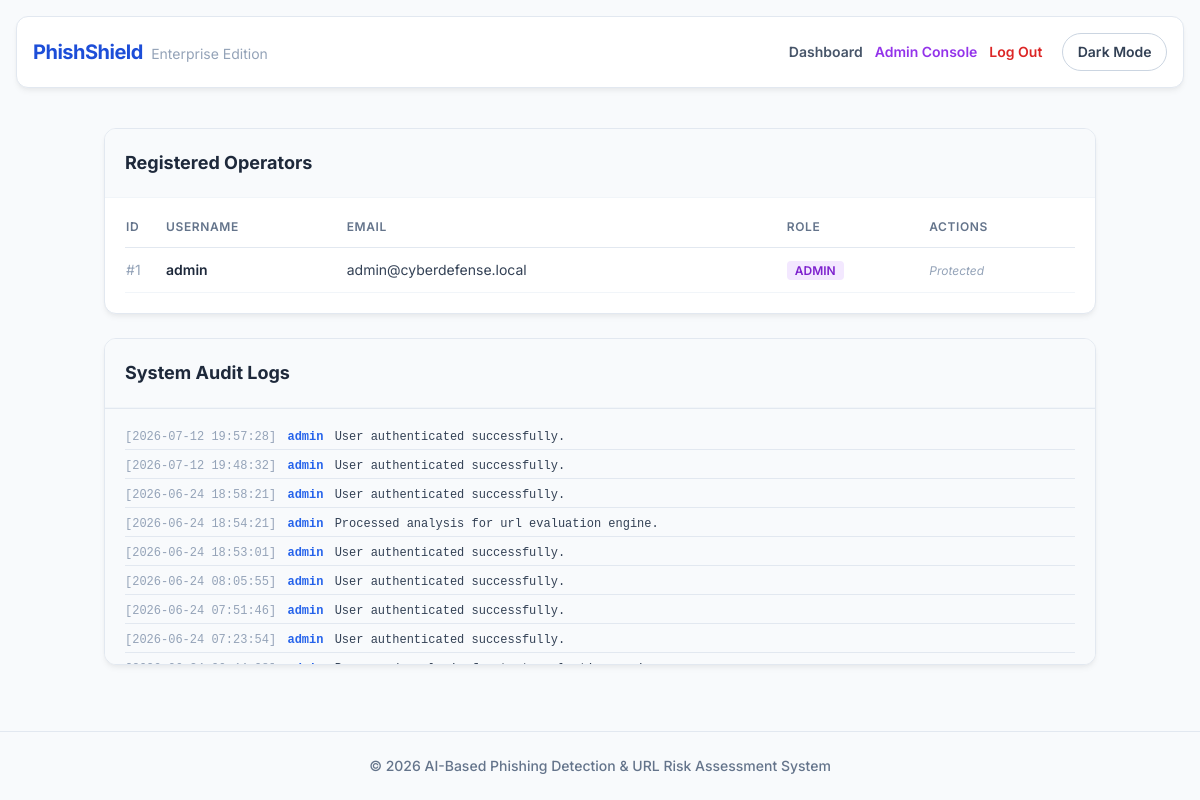
The page /admin (signed in) on the database as committed earlier.
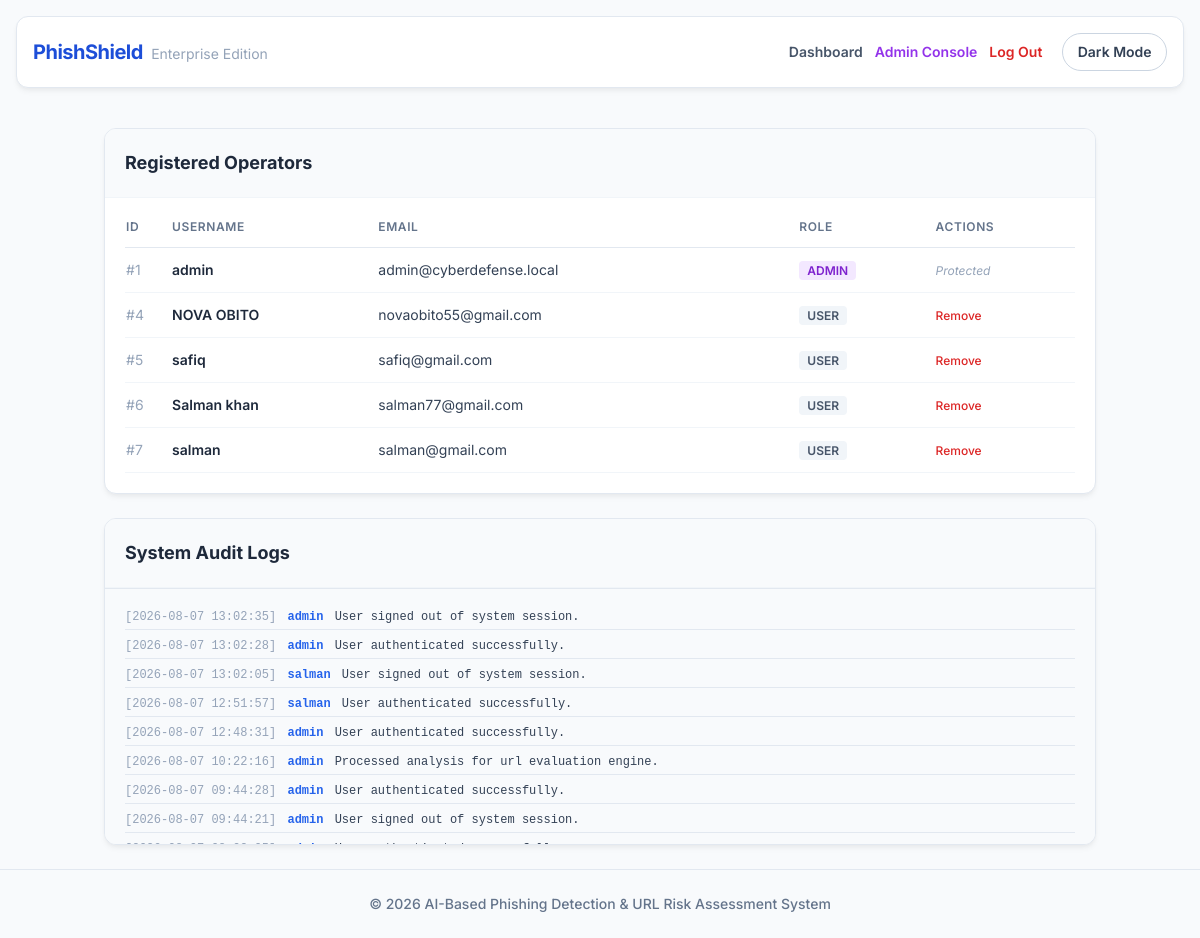
The same page on the database as committed later.
### tables this page shows
CREATE TABLE users (
            id INTEGER PRIMARY KEY AUTOINCREMENT,
            username TEXT UNIQUE NOT NULL,
            email TEXT UNIQUE NOT NULL,
            password TEXT NOT NULL,
            role TEXT DEFAULT 'user'
        );

CREATE TABLE logs (
            id INTEGER PRIMARY KEY AUTOINCREMENT,
            user_id INTEGER,
            action TEXT,
            timestamp DATETIME DEFAULT CURRENT_TIMESTAMP
        );

### app.py (the view)
@app.route('/admin')
def admin_panel():
    if 'role' not in session or session['role'] != 'admin':
        return "Access Violation. Privileged personnel authorization vector required.", 403
    conn = sqlite3.connect(DB_PATH)
    c = conn.cursor()
    c.execute("SELECT id, username, email, role FROM users")
    all_users = c.fetchall()
    c.execute('''
        SELECT logs.id, users.username, logs.action, logs.timestamp
        FROM logs LEFT JOIN users ON logs.user_id = users.id
        ORDER BY logs.timestamp DESC LIMIT 50
    ''')
    system_logs = c.fetchall()
    conn.close()
    return render_template('admin.html', users=all_users, logs=system_logs)

### templates/admin.html
{% extends 'layout.html' %}
{% block content %}
<div class="space-y-6">
    <div class="card p-0 overflow-hidden">
        <div class="p-5 border-b border-slate-100 bg-slate-50">
            <h2 class="text-lg font-bold text-slate-800">Registered Operators</h2>
        </div>
        <div class="p-5">
            <table class="w-full text-left text-sm">
                <thead>
                    <tr class="text-slate-500 uppercase text-xs tracking-wider border-b border-slate-200">
                        <th class="pb-3 font-semibold">ID</th>
                        <th class="pb-3 font-semibold">Username</th>
                        <th class="pb-3 font-semibold">Email</th>
                        <th class="pb-3 font-semibold">Role</th>
                        <th class="pb-3 font-semibold">Actions</th>
                    </tr>
                </thead>
                <tbody class="text-slate-700">
                    {% for user in users %}
                    <tr class="border-b border-slate-100">
                        <td class="py-3 text-slate-400">#{{ user[0] }}</td>
                        <td class="py-3 font-semibold text-slate-800">{{ user[1] }}</td>
                        <td class="py-3">{{ user[2] }}</td>
                        <td class="py-3">
                            <span class="px-2 py-0.5 rounded text-xs font-semibold {% if user[3] == 'admin' %}bg-purple-100 text-purple-700{% else %}bg-slate-100 text-slate-600{% endif %}">
                                {{ user[3] | upper }}
                            </span>
                        </td>
                        <td class="py-3">
                            {% if user[3] != 'admin' %}
                            <a href="{{ url_for('delete_user', user_id=user[0]) }}" class="text-red-600 hover:text-red-800 font-medium text-xs">Remove</a>
                            {% else %}
                            <span class="text-slate-400 text-xs italic">Protected</span>
                            {% endif %}
                        </td>
                    </tr>
                    {% endfor %}
                </tbody>
            </table>
        </div>
    </div>
    <div class="card p-0 overflow-hidden">
        <div class="p-5 border-b border-slate-100 bg-slate-50">
            <h2 class="text-lg font-bold text-slate-800">System Audit Logs</h2>
        </div>
        <div class="p-5 bg-slate-50 h-64 overflow-y-auto font-mono text-xs text-slate-600 space-y-2 border-t border-slate-200">
            {% for log in logs %}
            <div class="border-b border-slate-200 pb-1">
                <span class="text-slate-400">[{{ log[3] }}]</span>
                <span class="text-blue-600 font-semibold mx-1">{{ log[1] or "SYSTEM" }}</span>
                <span class="text-slate-700">{{ log[2] }}</span>
            </div>
            {% endfor %}
        </div>
    </div>
</div>
{% endblock %}

Rows that differ between the two databases and show on the page:
no longer on this page (row unchanged): logs: timestamp "2026-07-12 19:57:28", username "admin", action "User authenticated successfully."
no longer on this page (row unchanged): logs: timestamp "2026-07-12 19:48:32", username "admin", action "User authenticated successfully."
no longer on this page (row unchanged): logs: timestamp "2026-06-24 18:58:21", username "admin", action "User authenticated successfully."
no longer on this page (row unchanged): logs: timestamp "2026-06-24 18:54:21", username "admin", action "Processed analysis for url evaluation engine."
no longer on this page (row unchanged): logs: timestamp "2026-06-24 18:53:01", username "admin", action "User authenticated successfully."
no longer on this page (row unchanged): logs: timestamp "2026-06-24 08:05:55", username "admin", action "User authenticated successfully."
no longer on this page (row unchanged): logs: timestamp "2026-06-24 07:51:46", username "admin", action "User authenticated successfully."
no longer on this page (row unchanged): logs: timestamp "2026-06-24 07:23:54", username "admin", action "User authenticated successfully."
added users: id "4", username "NOVA OBITO", email "novaobito55@gmail.com", role "USER"
added users: id "5", username "safiq", email "safiq@gmail.com", role "USER"
added users: id "6", username "Salman khan", email "salman77@gmail.com", role "USER"
added users: id "7", username "salman", email "salman@gmail.com", role "USER"
added logs: timestamp "2026-08-07 13:02:35", username "admin", action "User signed out of system session."
added logs: timestamp "2026-08-07 13:02:28", username "admin", action "User authenticated successfully."
added logs: timestamp "2026-08-07 13:02:05", username "salman", action "User signed out of system session."
added logs: timestamp "2026-08-07 12:51:57", username "salman", action "User authenticated successfully."
added logs: timestamp "2026-08-07 12:48:31", username "admin", action "User authenticated successfully."
added logs: timestamp "2026-08-07 10:22:16", username "admin", action "Processed analysis for url evaluation engine."
added logs: timestamp "2026-08-07 09:44:28", username "admin", action "User authenticated successfully."
added logs: timestamp "2026-08-07 09:44:21", username "admin", action "User signed out of system session."
